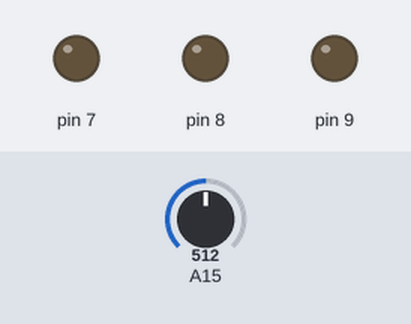
The sketch below on a simulated Arduino Mega 2560, built with avr-gcc and run on an emulated ATmega2560. Shown: output pins drawn as LEDs (lit = HIGH). The inputs (shaded band) are chosen by the test bench; at power-on: A15 = 512. The ROS host is connected and sends only what is stated.

Above: at 1.2 s.
1.3 s: A15 set to 306
At 3.0 s:
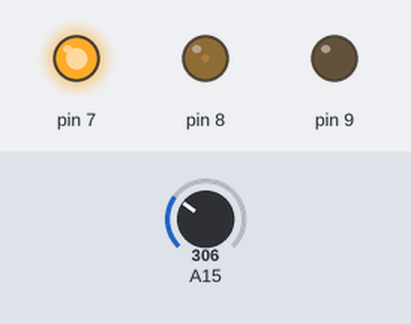
4.3 s: A15 set to 122
At 5.8 s:
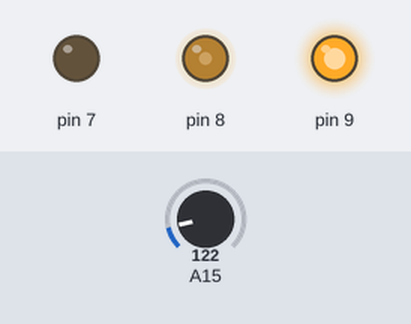
7.3 s: A15 set to 511
At 8.2 s:
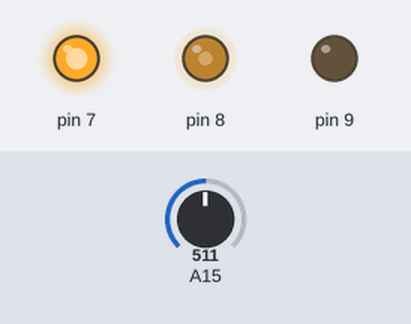
10.3 s: A15 set to 80
At 12.0 s:
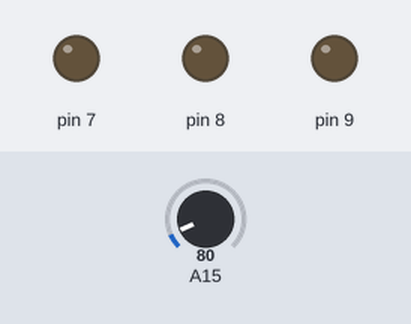
Timing chart, 0 to 13.5 s (numbered marks = the images above; inputs shaded):
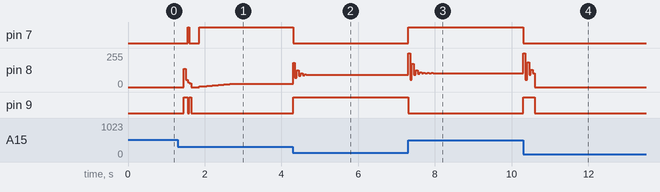

Measured:
- after the input at 1.3 s, pin 7: LOW → HIGH after 0.25 s instead of 0.15 s; pin 9: alternates HIGH for 0.08 s and LOW for 0.05 s, 4 changes in all, then stays LOW, starting after 0.15 s
- after the input at 4.3 s, pin 7: HIGH → LOW at once; pin 9: LOW → HIGH at once
- after the input at 7.3 s, pin 7: LOW → HIGH at once; pin 9: HIGH → LOW at once
- after the input at 10.3 s, pin 7: HIGH → LOW at once; pin 8: 105/255 → 0/255 at once; pin 9: LOW → HIGH at once, → LOW 0.30 s later

The sketch:

MotorPIDController.ino
```cpp
#include "MotorPIDController.h"
#include <MsTimer2.h>
#include "Arduino.h"

//========================= ROS 관련 ==============================================
#include <ros.h>
#include <std_msgs/Int32.h>
#include <std_msgs/Float32.h>

ros::NodeHandle nh;
std_msgs::Float32 data_y_m;
std_msgs::Int32 data_pwm;
std_msgs::Float32 error_msg;
std_msgs::Float32 r_msg;


ros::Publisher y_m_pub("/data_time_plot",&data_y_m);
ros::Publisher pwm_pub("/check_pwm",&data_pwm);
ros::Publisher error_pub("/error",&error_msg);
ros::Publisher r_pub("/r",&r_msg);
//geometry_msgs::Twist cmd_vel;

//모터드라이버 사용하면서, 5,6번만 사용함.
//5번이 PWM, 6번이 ENA
#define MOTOR3_PWM 8  //8 9 10
#define MOTOR3_ENA 9
#define MOTOR3_ENB 7

//==================================================================================

float steer_r = 300.0; // pot_value
float neural_angle = 0.0; // degree
float min_angle = -20.0; // degree
float max_angle = 20.0; // degree
float ad_min = 90.0; // analog data
float ad_max = 940.0; // analog data

//PID 상수 설정
static float Kp = 0.4;
static float Ki = 0.21;
static float Kd = 1.0;

static float alpha = 0.3;

bool do_once = true;


MotorPIDController steer_PID_controller(MOTOR3_PWM, MOTOR3_ENA, MOTOR3_ENB);

//==================================================================================
void setup() {
  // steer PID 게인 및 저주파필터 alpha 설정
  steer_PID_controller.set_alpha(alpha);
  steer_PID_controller.set_gain(Kp, Ki, Kd);
  steer_PID_controller.set_maxNmin(ad_max, ad_min);
  //steer_PID_controller.change_direction();

  // ROS
  nh.initNode();
  nh.advertise(y_m_pub);
  nh.advertise(pwm_pub);
  nh.advertise(error_pub);
  nh.advertise(r_pub);

  // 타이머 함수
  MsTimer2::set(50, control_callback);

  MsTimer2::start();
}

// 이게 사실상 메인 함수
void control_callback(void)
{
  float steer_y_m = float(analogRead(A15));
  int motor_pwm;
  float error;
  float r;
  int start_time;
  //steer_y_m = map(steer_y_m, ad_min, ad_max, min_angle + neural_angle, max_angle + neural_angle); // y_m 범위를 설정 , map함수는 정수형만 가

  Serial.print("control_callback");
  Serial.println(error);
  if(do_once == true){
    start_time = millis();
    do_once=false;
    Serial.print("DO_ONCE");
    Serial.print(start_time);
    }
  if (millis()-start_time > 1400){
  steer_PID_controller.control(steer_y_m, steer_r);
    Serial.print("CONTROLLER");

  }
  steer_y_m = steer_PID_controller.y_m;
  motor_pwm = steer_PID_controller.motor_pwm;

  error = steer_PID_controller.error;
  r = steer_r;

  // ROS
  data_y_m.data = steer_y_m;
  data_pwm.data = motor_pwm;
  error_msg.data = error;
  r_msg.data = r;

  y_m_pub.publish(&data_y_m);
  pwm_pub.publish(&data_pwm);
  error_pub.publish(&error_msg);
  r_pub.publish(&r_msg);

  nh.spinOnce();
}

void loop() {

}

/*
  Last edited by Ji Taeho on July 30, 2023
*/
```

MotorPIDController.cpp
```cpp
#include "Arduino.h"
#include "MotorPIDController.h"

/*
  motor_pwm 범위 : -255 ~ 255
*/

MotorPIDController::MotorPIDController(uint8_t motor_pin_PWM, uint8_t motor_pin_ENA, uint8_t motor_pin_ENB){

  //모터 핀 번호
  this->motor_pin_PWM = motor_pin_PWM;
  this->motor_pin_ENA = motor_pin_ENA;
  this->motor_pin_ENB = motor_pin_ENB;

  enable_low_pass_filter = false;
  enable_protect_motor = false;

  //모터 핀 번호 지정
  pinMode(motor_pin_PWM, OUTPUT);
  pinMode(motor_pin_ENA, OUTPUT);
  pinMode(motor_pin_ENB, OUTPUT);

  //생성 시 초기화
  error_s = 0.0;
  error_d = 0.0;
  error_old = 0.0;
  y_m_old = 0.0;
  alpha = 0.0; // 0.0 <= alpha < 1.0

  motor_pwm = 0;
}

// 게인 설정
void MotorPIDController::set_gain(float Kp, float Ki, float Kd){
  this->Kp = Kp;
  this->Ki = Ki;
  this->Kd = Kd;
}

// 알파값 설정
void MotorPIDController::set_alpha(float alpha){
  this->alpha = alpha;
  enable_low_pass_filter = true;
}

// 최대값과 최소값 설정
void MotorPIDController::set_maxNmin(float max, float min){
  this->max_value = max;
  this->min_value = min;
  enable_protect_motor = true;
}

// 저주파 필터 실행
float MotorPIDController::low_pass_filter(float y_m_){
  float y_m_lpf = alpha * y_m_old + (1.0 - alpha) * y_m_;
  y_m_old = y_m;
  return y_m_lpf;
}

// PWM 구하기
int MotorPIDController::get_pwm_by_PID(float y_m, float r){
  //int y_output;
  error = y_m - r;
  error_s += error;
  error_d = error - error_old;
  error_s = (error_s >=  100) ?  100 : error_s;
  error_s = (error_s <= -100) ? -100 : error_s;
  error_old = error;

  motor_pwm = round(Kp * error + Kd * error_d + Ki * error_s);
  motor_pwm = (motor_pwm >=  254) ?  254 : motor_pwm;   //여기 값 255로 두면 모터작동 안함
  motor_pwm = (motor_pwm <= -254) ? -254 : motor_pwm;  //여기 값 -255로 두면 모터작동 안함

  // 예외 처리
  if(enable_protect_motor == true){
    if(max_value <= y_m || min_value >= y_m){ // 읽어온 값이 최대 최소 각을 넘어서면 입력 x
      motor_pwm = 0.0;
      error_s = 0.0;
    }}

  if(fabs(error) <= 4.0){   // 목표 값에 거의 도달 했을 때부터는 입력 x
    error_s = 0.0;
    motor_pwm = 0;
  }

  return motor_pwm;
}

// 모터 구동
void MotorPIDController::control(float y_m_, float r){
  if (enable_low_pass_filter == true)
    y_m = low_pass_filter(y_m_);
  else y_m = y_m_;

  motor_pwm = get_pwm_by_PID(y_m, r);

  if (motor_pwm > 0) // forward
  {
     digitalWrite(motor_pin_ENA, LOW);
     digitalWrite(motor_pin_ENB, HIGH);
    //digitalWrite(motor_pin_ENA, HIGH);
    //digitalWrite(motor_pin_ENB, LOW);
    analogWrite(motor_pin_PWM, motor_pwm);
  }
  else if (motor_pwm < 0) // backward
  {
     digitalWrite(motor_pin_ENA, HIGH);
     digitalWrite(motor_pin_ENB, LOW);
    //digitalWrite(motor_pin_ENA, LOW);
    //digitalWrite(motor_pin_ENB, HIGH);
    analogWrite(motor_pin_PWM, -motor_pwm);
  }
  else // stop
  {
    digitalWrite(motor_pin_ENA, LOW);
    digitalWrite(motor_pin_ENB, LOW);
    analogWrite(motor_pin_PWM, 0);
  }
}

void MotorPIDController::change_direction(){
  uint8_t temp = this->motor_pin_ENA;
  this->motor_pin_ENA = this->motor_pin_ENB;
  this->motor_pin_ENB = temp;
}

/*
  Last edited by Ji Taeho on July 30, 2023
*/
```

MotorPIDController.h
```cpp
#ifndef MOTROPIDCONTROLLER_H
#define MOTROPIDCONTROLLER_H

#include "Arduino.h"

class MotorPIDController
{
  public:
    MotorPIDController(uint8_t motor_pin_PWM, uint8_t motor_pin_ENA, uint8_t motor_pin_ENB); // 생성자

    bool enable_low_pass_filter; // low pass filter를 쓸지 말지 정하는 변수
    bool enable_protect_motor; // 최대 최소 입력 값을 넘겼을 때 입력을 0으로 줄지말지에 대한 함수

    //low pass filter에 사용할 변수 - 외부에서 접근 가능
    float y_m;

    int motor_pwm;

    void control(float y_m_, float r); // 모터 제어 실행 함수
    int get_pwm_by_PID(float y_m, float r); // pwm 계산 함수

    //PID 제어에 사용할 변수들
    float Kp;
    float Ki;
    float Kd;
    float error;
    float error_s;
    float error_d;
    float error_old;


    //motor protect에 사용할 변수211/
    float max_value;
    float min_value;

    //low pass filter에 사용할 변수
    float alpha;
    float y_m_old;

    void set_gain(float Kp, float Ki, float Kd); // 게인값 받는 함수
    void set_alpha(float alpha);
    void set_maxNmin(float max, float min);
    void change_direction(); // PWM 방향이 반대일 때 쓸 함수

  private:
    //모터 핀 번호
    uint8_t motor_pin_PWM;
    uint8_t motor_pin_ENA;
    uint8_t motor_pin_ENB;


    //PID 제어 사용 전 거칠 함수들
    float low_pass_filter(float y_m);
};

#endif

/*
  Last edited by Ji Taeho on July 30, 2023
*/
```
